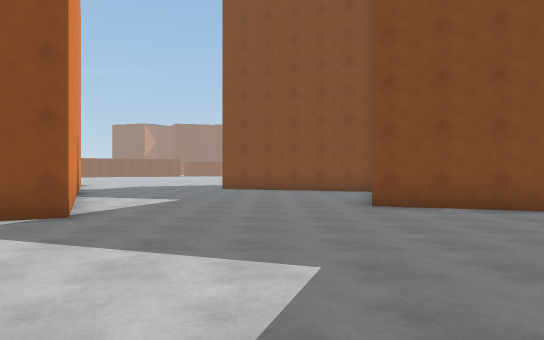
view 1 (above)

24 first-person views from a walk through a Unity game level. The camera is 1.5 m above the floor, looks level and sees 70° across. The floor is counted in squares, 2 m on a side. Each view is taken from the middle of a square. On the plan, view 1 faces up. The plan holds only what a view shows up to about 12 squares ahead; the rest is blank. The place goes on beyond the plan. The player character is not drawn.

view 2
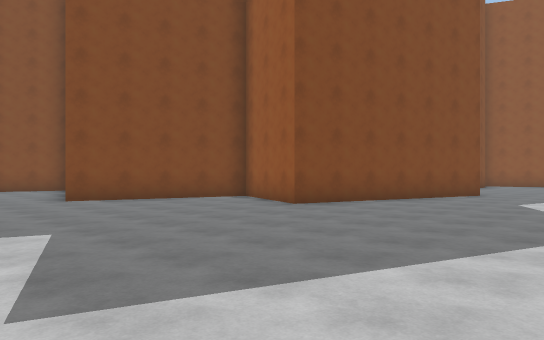

view 3
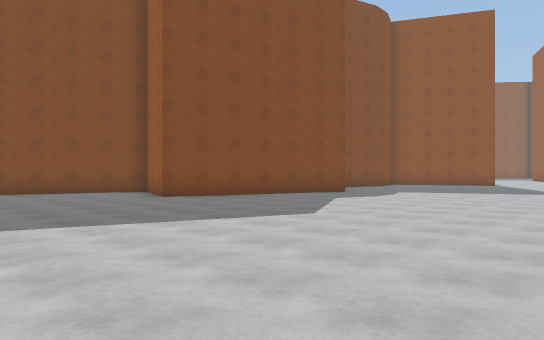

view 4
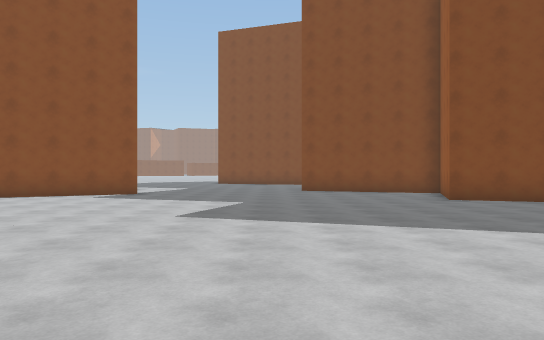

view 5
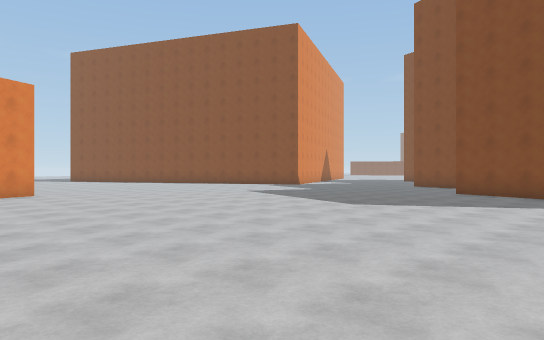

view 6
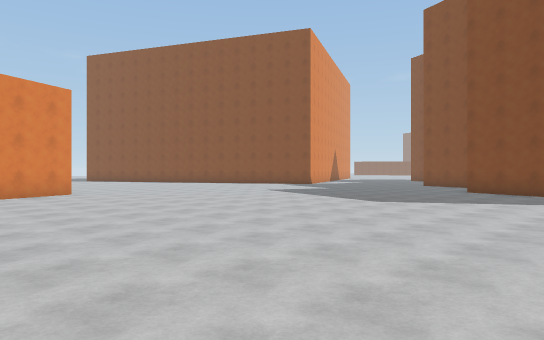

view 7
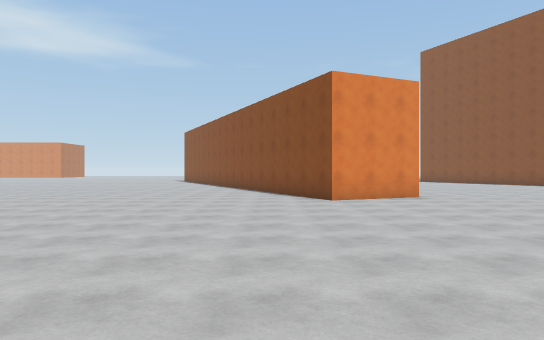

view 8
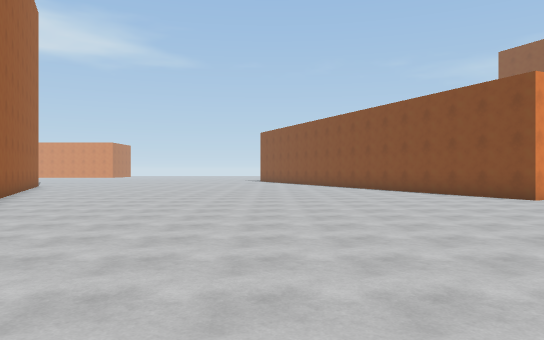

view 9
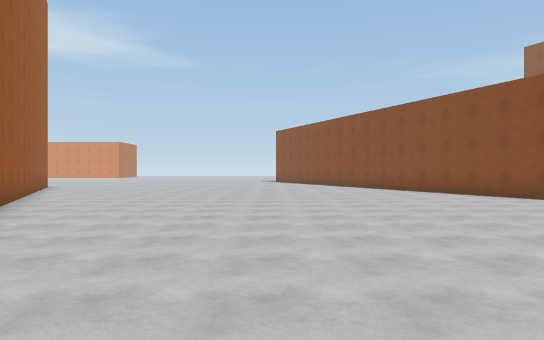

view 10
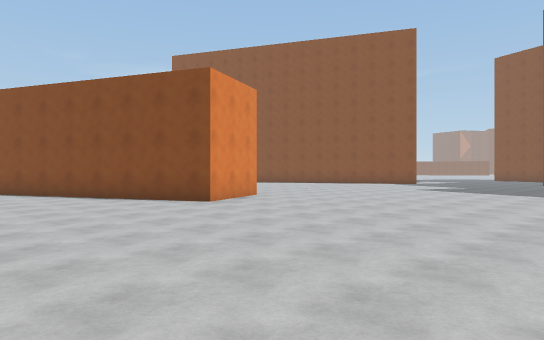

view 11
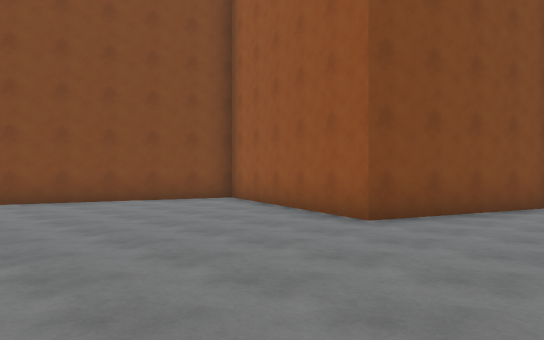

view 12
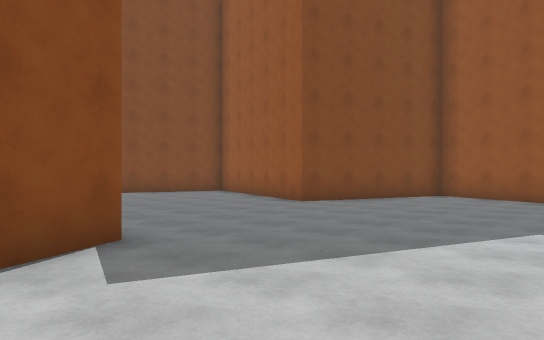

view 13
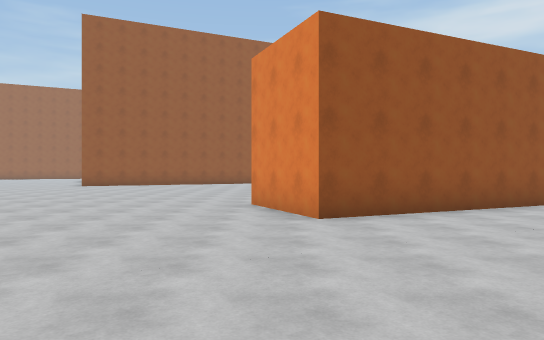

view 14
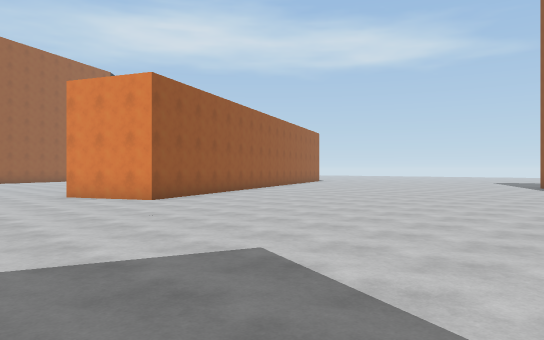

view 15
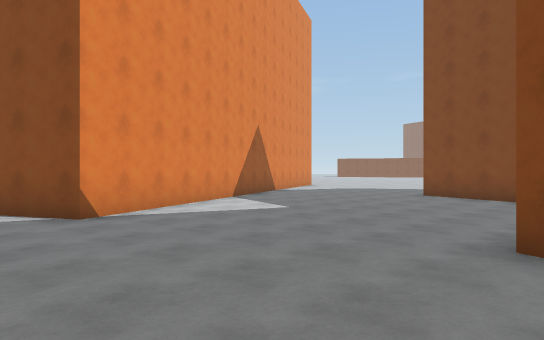

view 16
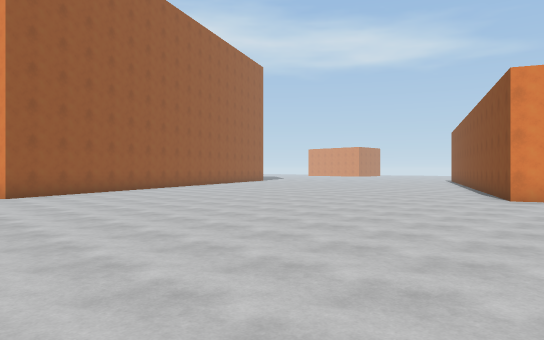

view 17
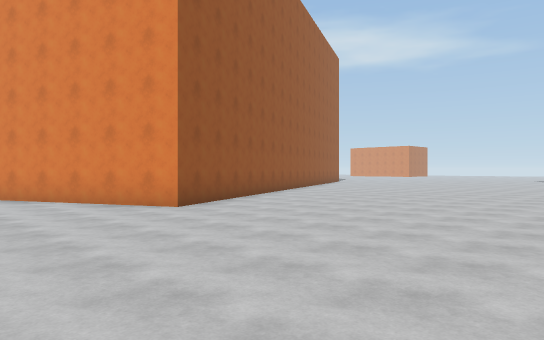

view 18
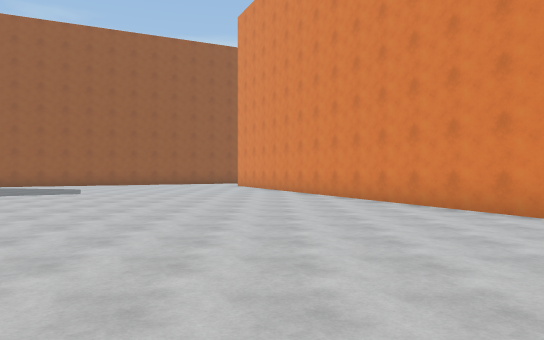

view 19
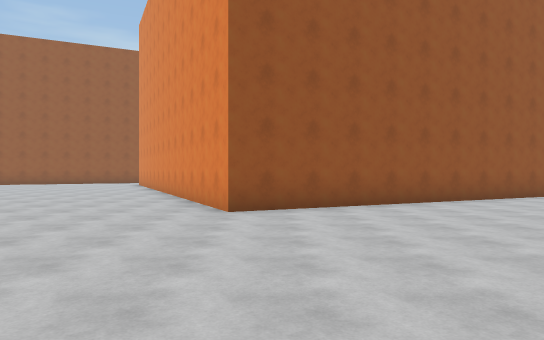

view 20
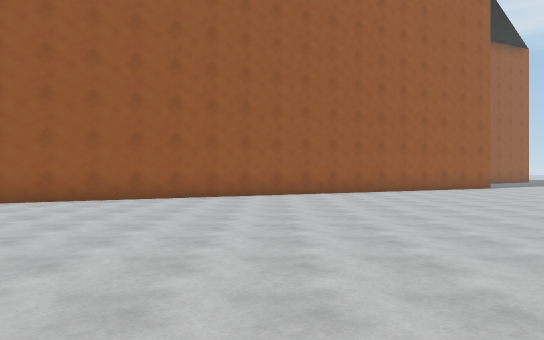

view 21
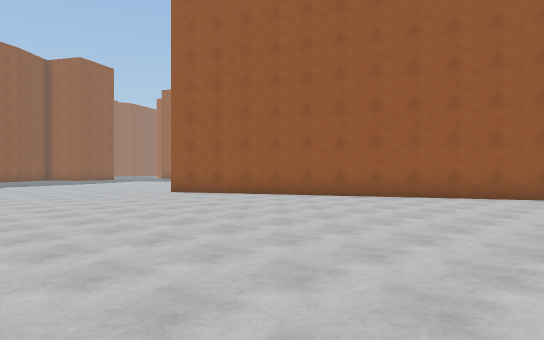

view 22
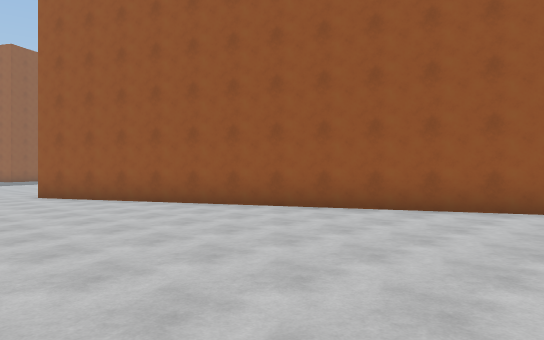

view 23
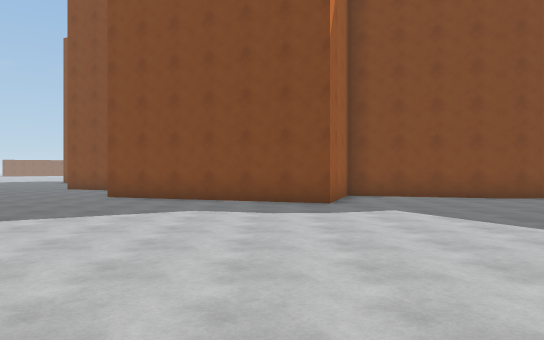

view 24
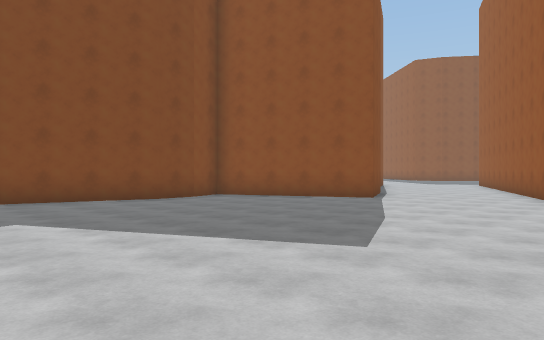

### Floor plan
Points are (right, up) in squares from view 1. A wall is a line through its corners. A room is listed if a view was taken in it or the views show most of it. See-through windows are left out.
Room 1 (views 1, 2, 3, 4, 5, 6, 7, 8, 9, 10, 11, 12, 13, 14, 15, 16, 17, 18, 19, 20, 21, 22, 23, 24)
walls: (-5.5, -7.2) (-2.7, -5.9) (-1.5, -8.5) (-5.6, -10.4); (16, 3) (12.2, 4.4) (11.3, 1.7) (5.5, 3.7) (6.4, 6.5) (2.1, 8.1) (3.8, 13.3) (0.8, 14.3); (22.6, -4) (23.6, -3.5); (17.3, 3.3) (16.1, 3.2); (21.6, 0.1) (20.4, -0.5) (18.3, 3.7) (17.1, 3.2); (-4.9, -23.4) (6.8, -17.9) (9.6, -24); (-5.5, 11) (-3.2, 6.1) (-5.5, 5)

Positions as (right, up) in squares from view 1, and headings:
1: (0, 0), facing up
2: (-1, -2), facing up-right
3: (0, -6), facing up-right
4: (1, -6), facing up
5: (10, -9), facing up-left
6: (10, -10), facing up-left
7: (8, -10), facing left
8: (8, -15), facing left
9: (7, -16), facing left
10: (6, -14), facing up-left
11: (-3, 5), facing up-right
12: (-5, 2), facing up-right
13: (-2, 0), facing down
14: (2, 3), facing down-left
15: (3, 4), facing up-left
16: (9, -6), facing down-left
17: (11, -11), facing down-left
18: (11, -12), facing down
19: (6, -11), facing down
20: (-1, -10), facing down
21: (-5, -11), facing down-right
22: (-5, -15), facing down-right
23: (10, -7), facing up
24: (11, -6), facing up-right
